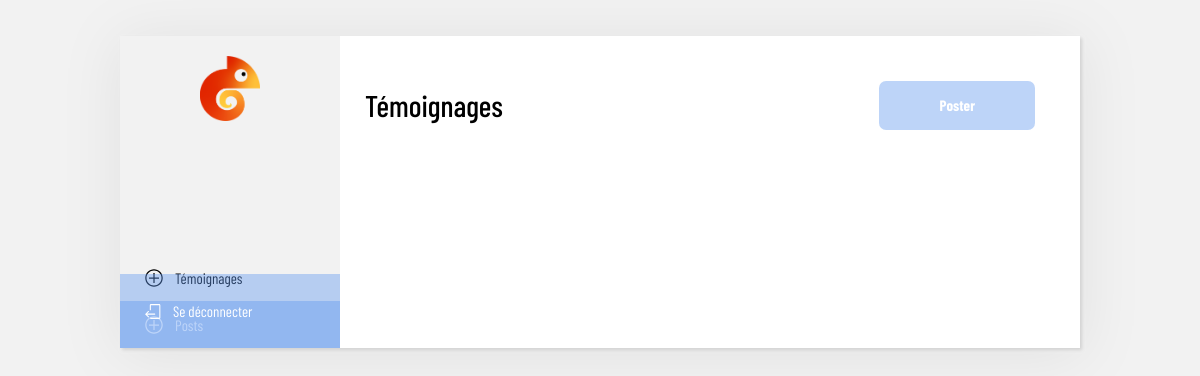
/back/testimony.php (signed in), run on an earlier commit of the app's database.
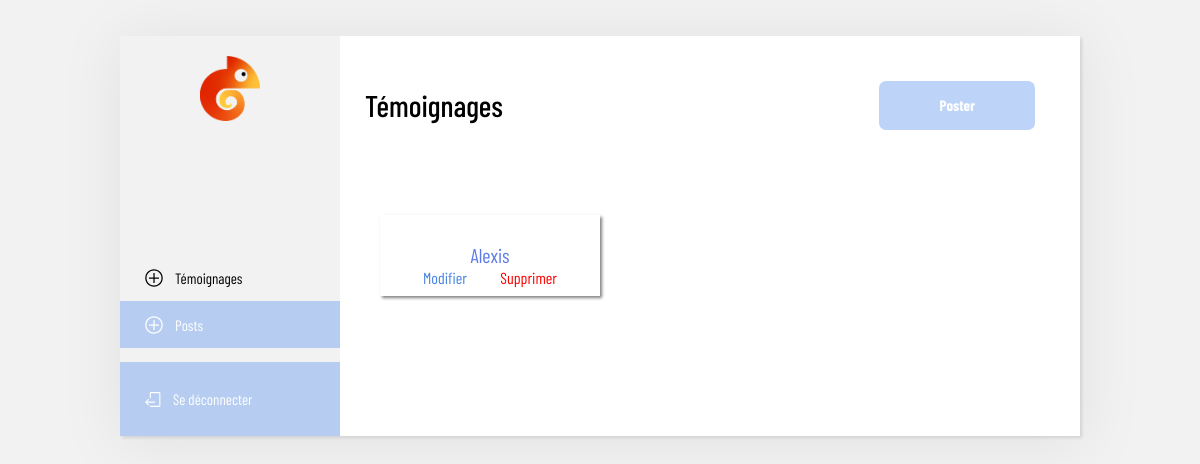
And on a later commit of the database.
### tables this page shows
CREATE TABLE `testimony` (
  `id` int(11) NOT NULL,
  `file` varchar(50) NOT NULL,
  `body` varchar(500) NOT NULL,
  `name` varchar(50) NOT NULL,
  `entreprise` varchar(50) NOT NULL
);

### back/testimony.php (the view, shortened to what this page needs)
<?php
include('../config/settings.php');
$testimony = $db->prepare('SELECT * FROM testimony');
$testimony->execute();
$tTestimony = $testimony->fetchAll(PDO::FETCH_ASSOC);
?><!DOCTYPE html>
<html>
<head>
    <?php include('../include/head.php'); ?>
    <link rel="stylesheet" href="../public/css/reset.css">
	<link rel="stylesheet" href="../public/css/style.css">
	<link rel="stylesheet" href="css/backoffice.css">
</head>
<body>
    <main>
        <div class="testimony-form-container" style="height: fit-content;">
        <?php include('../include/navAdmin.php'); ?>
            <section class="item new-posts-form">
                <div class='heading'>
                    <h1>Témoignages</h1>
                    <a href="addTestimony.php" class="btn filled-btn">Poster</a>
                </div>
                <div class="testimony_container">
                <?php foreach ($tTestimony as $value) { ?>
                <div class="cardTestimonyCrud">
                <p class="name"><?= $value['name'] ?></p>
                    <div class='icon'>
                        <a href="updateTestimony.php?id=<?= $value['id']?>">Modifier</a>
                        <a href="core/deletTestimony.php?id=<?= $value['id']?>">Supprimer</a>
                    </div>
                </div>
                <?php } ?>
                </div>
            </section>
        </div>
    </main>
</body>
</html>

What changed in the data, as far as the page shows it:
added testimony: name "Alexis"
